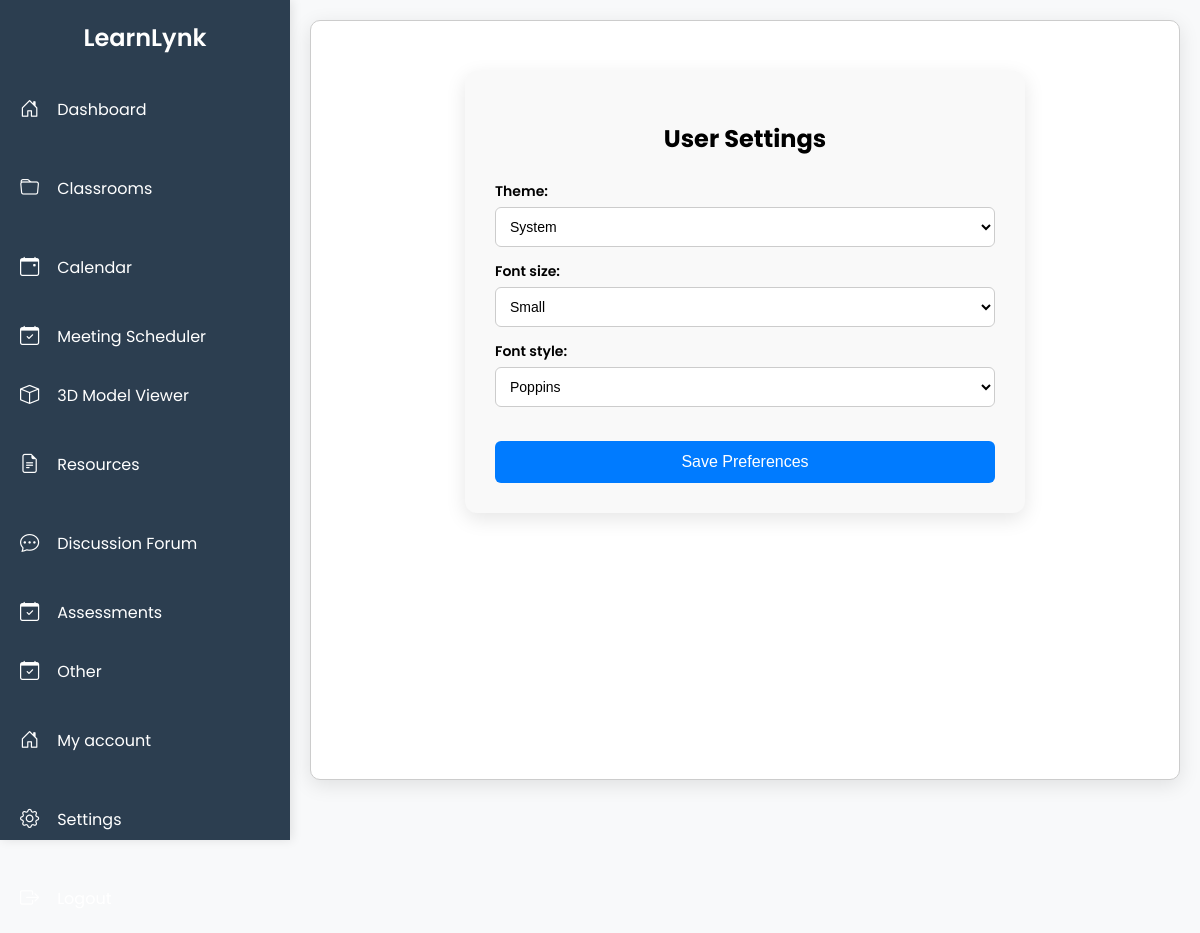
Page /settings/ (signed in) on the committed database.
### dashboard/models.py (models this page shows, shortened)
class UserPreference(models.Model):
    THEME_CHOICES = [
        ('light', 'Light'),
        ('dark', 'Dark'),
        ('system', 'System'),
    ]
    FONT_SIZE_CHOICES = [
        ('small', 'Small'),
        ('medium', 'Medium'),
        ('large', 'Large'),
    ]
    FONT_STYLE_CHOICES = [
    ('sans-serif', 'Sans Serif'),
    ('serif', 'Serif'),
    ('monospace', 'Monospace'),
    ('inter', 'Inter'),
    ('poppins', 'Poppins'),
    ('roboto', 'Roboto'),
]
    user = models.OneToOneField(CustomUser, on_delete=models.CASCADE)
    theme = models.CharField(max_length=10, choices=THEME_CHOICES, default='system')
    font_size = models.CharField(max_length=10, choices=FONT_SIZE_CHOICES, default='medium')
    font_style = models.CharField(max_length=20, choices=FONT_STYLE_CHOICES, default='sans-serif')
    helpbot_name = models.CharField(max_length=50, default="HelpBot")  # New field for the helpbot name

### dashboard/views.py (the view)
# urls.py: path('settings/', user_settings, name='user_settings'),
@login_required
def user_settings(request):
    prefs, created = UserPreference.objects.get_or_create(user=request.user)
    if request.method == 'POST':
        form = UserPreferenceForm(request.POST, instance=prefs)
        if form.is_valid():
            form.save()
            return redirect('dashboard_view')  # Or your homepage/dashboard route
    else:
        form = UserPreferenceForm(instance=prefs)
    return render(request, 'settings.html', {'form': form})

### dashboard/forms.py
class UserPreferenceForm(forms.ModelForm):
    class Meta:
        model = UserPreference
        fields = ['theme', 'font_size', 'font_style']
        widgets = {
            'theme': forms.Select(attrs={'class': 'form-control'}),
            'font_size': forms.Select(attrs={'class': 'form-control'}),
            'font_style': forms.Select(attrs={'class': 'form-control'}),
        }

### dashboard/context_processors.py (called while the page is built)
def user_preferences(request):
    if request.user.is_authenticated:
        try:
            prefs = UserPreference.objects.get(user=request.user)
            return {
                'user_theme': prefs.theme,
                'user_font_size': prefs.font_size,
                'user_font_style': prefs.font_style,
            }
        except UserPreference.DoesNotExist:
            pass
    return {}

### virtual_classroom/routers.py (called while the page is built)
    @staticmethod
    def set_tenant_db(database_name):
        _db_context.tenant_db = database_name

### dashboard/templates/settings.html (shortened to what this page needs)
{% extends 'base.html' %}
{% block content %}
<div class="settings-container">
    <h2>User Settings</h2>
    <form method="POST">
        {{ form.as_p }}
        <button type="submit">Save Preferences</button>
    </form>
</div>
{% endblock %}

### dashboard/static/css/style.css (style rules this page uses)
body { font-family: Arial, sans-serif; margin: 0; padding: 0; display: flex; height: 100vh; }

### dashboard/static/css/base1.css (style rules this page uses)
body { margin: 0; padding: 0; background: #f8f9fa; display: flex; }

### dashboard/templates/base.html (style rules this page uses)
.font-poppins { font-family: 'Poppins', sans-serif; }
.size-small { font-size: 14px; }

### dashboard/templates/settings.html (style rules this page uses)
.settings-container { max-width: 500px; margin: 40px auto; padding: 30px; background: var(--card-bg, #f9f9f9); border-radius: 12px; box-shadow: 0 6px 20px rgba(0, 0, 0, 0.1); font-family: inherit; }
.settings-container h2 { text-align: center; font-size: 24px; margin-bottom: 25px; }
.settings-container label { display: block; margin: 12px 0 5px; font-weight: 600; }
.settings-container select { width: 100%; padding: 10px; font-size: 14px; border: 1px solid #ccc; border-radius: 6px; background: white; }
.settings-container button[type="submit"] { margin-top: 20px; width: 100%; background-color: #007bff; color: white; font-size: 16px; padding: 12px; border: none; border-radius: 6px; cursor: pointer; transition: background-color 0.3s ease; }

### rows in the picture
UserPreference: theme "System", font_size "Small", font_style "Poppins"
